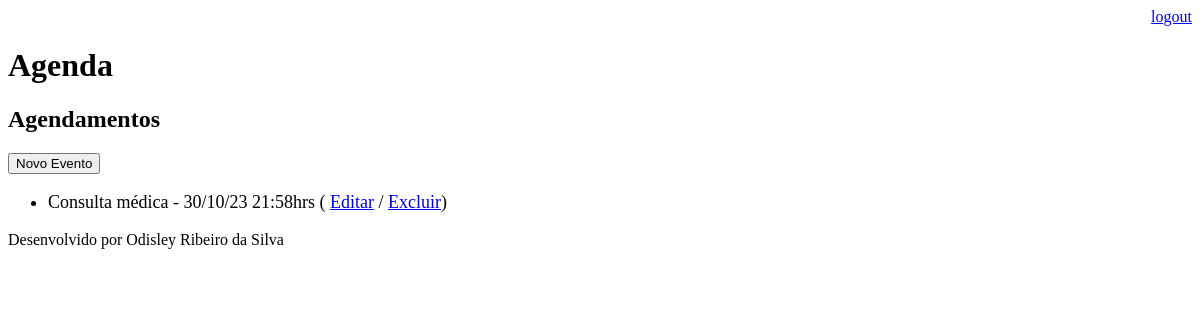
Page /appDjango1/ (signed in) on the earlier database version.
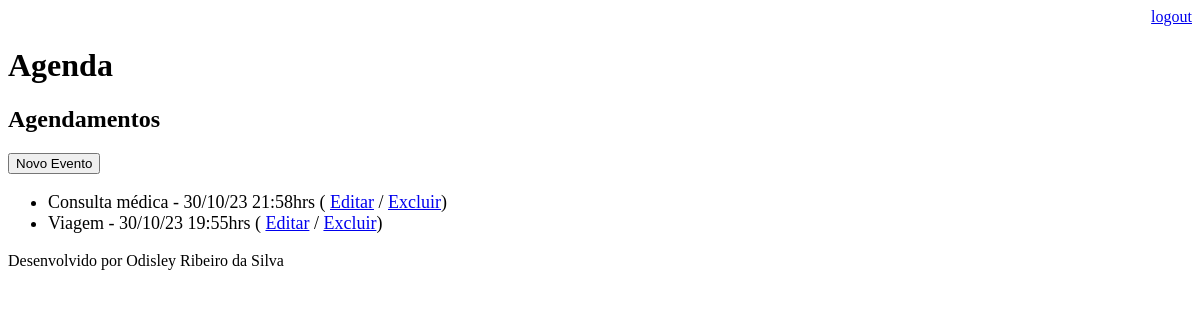
Same page on the later database version.
### core/models.py (models this page shows, shortened)
class Evento(models.Model):
    titulo = models.CharField(max_length=100)
    descricao = models.TextField(blank=True, null=True)
    data_evento = models.DateTimeField(verbose_name='Data do Evento')
    data_criacao = models.DateTimeField(auto_now=True)
    usuario = models.ForeignKey(User, on_delete=models.CASCADE)
    class Meta:
        db_table = 'evento'
    def get_data_evento(self):
        return self.data_evento.strftime('%d/%m/%y %H:%Mhrs')
    def get_evento_passado(self):
        if self.data_evento < datetime.now():
            return True
        else:
            return False

### core/views.py (the view)
# urls.py: path('appDjango1/', views.lista_eventos),
@login_required(login_url='/login/')
def lista_eventos(request):
    usuario = request.user
    data_atual = datetime.now() - timedelta(hours=1)
    evento = Evento.objects.filter(usuario=usuario,
                                   data_evento__gt=data_atual)
    dados = {'eventos':evento}
    return render(request, 'agenda.html', dados)

### core/templates/agenda.html (shortened to what this page needs)
{% extends "model-page.html" %}
{% block content %}
    <h2>Agendamentos</h2>
        <a href="evento">
         <button type="button">Novo Evento</button>
        <a/>
        <ul style="font-size: 18px">
            {% for evento in eventos %}
                <li>
                    <div style=>
                        {{evento.titulo}} - {{ evento.get_data_evento }}
                        ( <a href="evento/?id={{ evento.id }}">Editar</a>
                        / <a href="evento/delete/{{ evento.id }}/">Excluir</a>)
                    </div>
                </li>
            {% endfor %}
        </ul>
        {% endblock %}

### core/templates/model-page.html
<!DOCTYPE html>
<html lang="en">
<head>
    {% include "model-header.html" %}
</head>
<body>
    {% block content %} {% endblock %}
    {% include "model-footer.html" %}
</body>
</html>

### core/templates/model-header.html (shortened to what this page needs)
    <div align="right">
        <a href="/logout">logout</a>
    </div>
    <h1>Agenda</h1>

### core/templates/model-footer.html
<p>Desenvolvido por Odisley Ribeiro da Silva</p>

Differences in the rows shown:
added Evento: titulo "Viagem", get_data_evento "30/10/23 19:55hrs"
